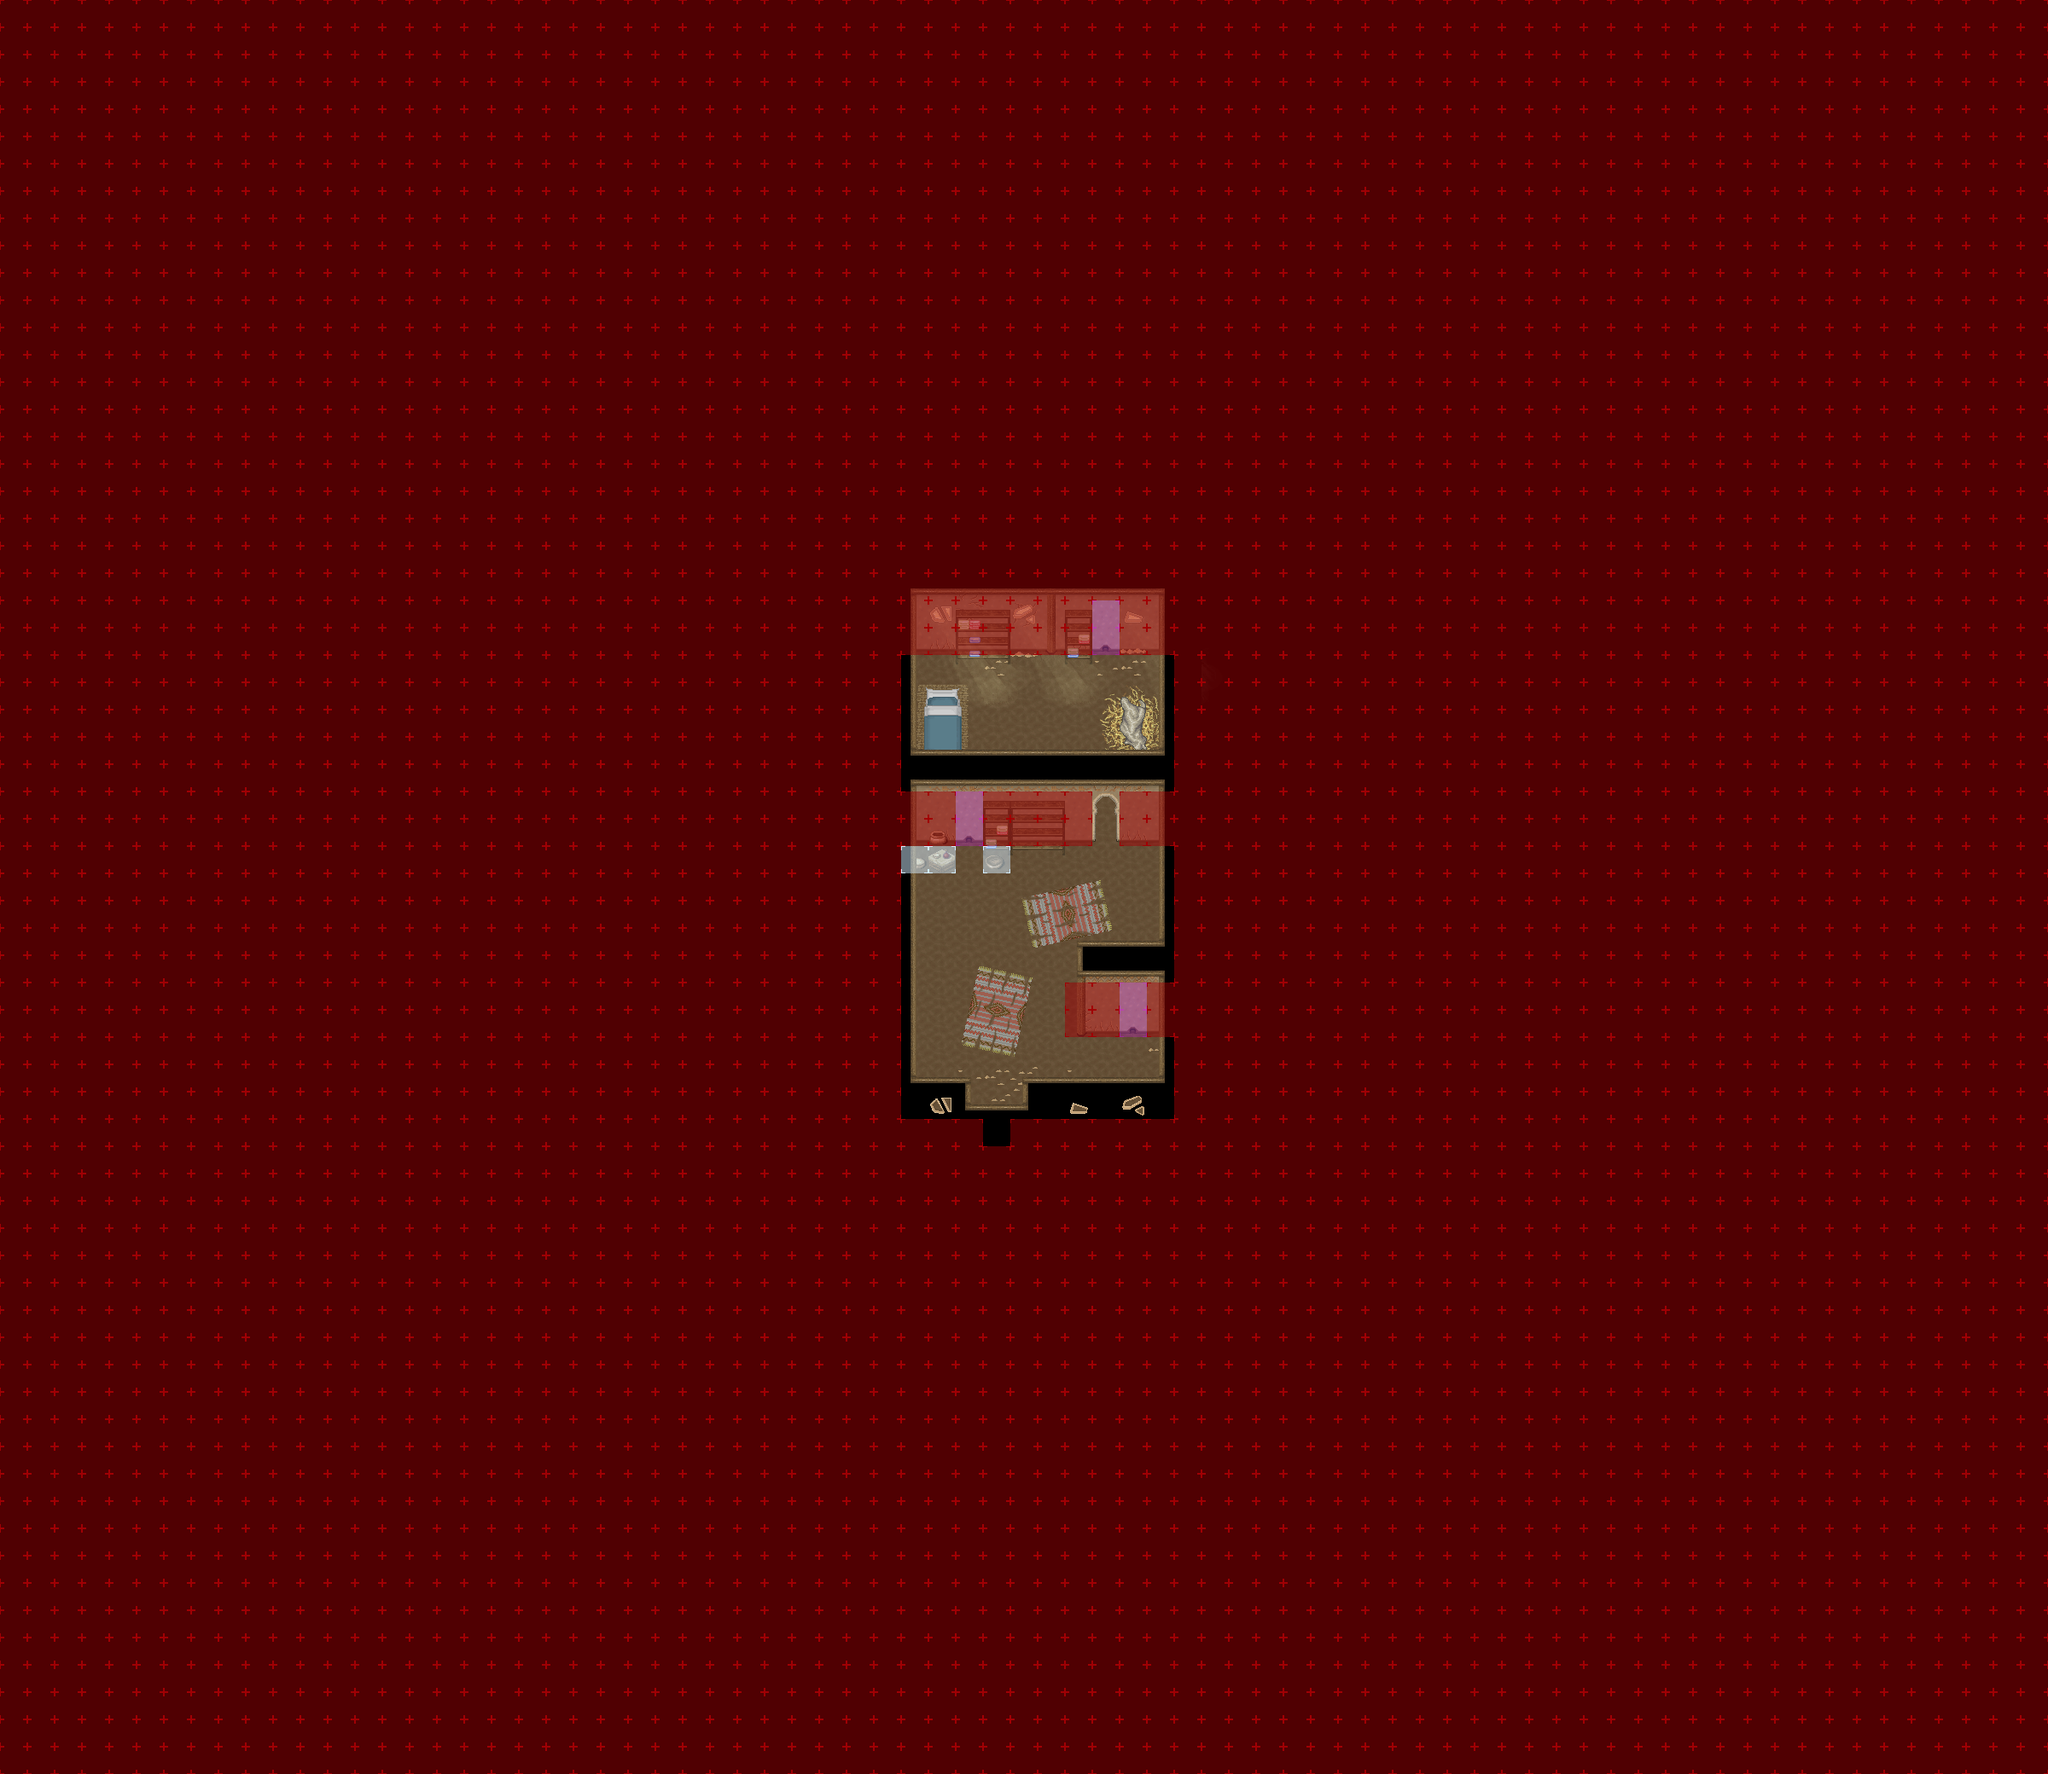

A 2D game scene composited from a Tiled map and its tileset images. What follows is a short description and the map's XML, with each tile layer's data collapsed to a summary:
An orthogonal 75x65 tile map with 32x32 px tiles, 9 tile layers (Ground, Ground 2, Ground 3, Fringe, ...), 11 tilesets and 4 objects (3x spawn, warp).

<map version="1.4" tiledversion="1.4.1" orientation="orthogonal" renderorder="right-down" compressionlevel="0" width="75" height="65" tilewidth="32" tileheight="32" infinite="0" nextlayerid="11" nextobjectid="20">
 <properties>
  <property name="license" value="CC BY-SA 3.0" />
  <property name="manaplus version" value="2" />
  <property name="minimap" value="graphics/minimaps/020-2-0.png" />
  <property name="music" value="faith.ogg" />
  <property name="name" value="Ratto Hut" />
 </properties>
 <tileset firstgid="1" name="Collision" tilewidth="32" tileheight="32" tilecount="9" columns="3">
  <image source="../graphics/tilesets/collision.png" width="96" height="96" />
 </tileset>
 <tileset firstgid="10" name="desert-ground" tilewidth="32" tileheight="32" tilecount="256" columns="16">
  <image source="../graphics/tilesets/desert-ground.png" width="512" height="512" />
 </tileset>
 <tileset firstgid="266" name="desert-accessory" tilewidth="32" tileheight="32" tilecount="128" columns="16">
  <image source="../graphics/tilesets/desert-accessory.png" width="512" height="256" />
 </tileset>
 <tileset firstgid="394" name="desert-hut-indoor" tilewidth="32" tileheight="32" tilecount="160" columns="16">
  <image source="../graphics/tilesets/desert-hut-indoor.png" width="512" height="320" />
 </tileset>
 <tileset firstgid="554" name="desert-hut-indoor-accessory-x1x2" tilewidth="32" tileheight="64" tilecount="32" columns="8">
  <image source="../graphics/tilesets/desert-hut-indoor-accessory-x1x2.png" width="256" height="256" />
 </tileset>
 <tileset firstgid="586" name="desert-hut-indoor-accessory-x1x3" tilewidth="32" tileheight="96" tilecount="27" columns="9">
  <image source="../graphics/tilesets/desert-hut-indoor-accessory-x1x3.png" width="288" height="288" />
 </tileset>
 <tileset firstgid="613" name="desert-hut-indoor-accessory" tilewidth="32" tileheight="32" tilecount="64" columns="8">
  <image source="../graphics/tilesets/desert-hut-indoor-accessory.png" width="256" height="256" />
 </tileset>
 <tileset firstgid="677" name="hurns-indoor-accessory" tilewidth="32" tileheight="32" tilecount="128" columns="8">
  <image source="../graphics/tilesets/hurns-indoor-accessory.png" width="256" height="512" />
 </tileset>
 <tileset firstgid="805" name="sunlight-x4x4" tilewidth="128" tileheight="128" tilecount="4" columns="4">
  <image source="../graphics/tilesets/sunlight-x4x4.png" width="512" height="128" />
  <tile id="0">
   <animation>
    <frame tileid="0" duration="5000" />
    <frame tileid="1" duration="200" />
    <frame tileid="2" duration="200" />
    <frame tileid="3" duration="500" />
    <frame tileid="2" duration="200" />
    <frame tileid="1" duration="200" />
   </animation>
  </tile>
  <tile id="1">
   <animation>
    <frame tileid="1" duration="100" />
    <frame tileid="0" duration="5000" />
    <frame tileid="1" duration="200" />
    <frame tileid="2" duration="200" />
    <frame tileid="3" duration="500" />
    <frame tileid="2" duration="200" />
    <frame tileid="1" duration="100" />
   </animation>
  </tile>
  <tile id="2">
   <animation>
    <frame tileid="1" duration="200" />
    <frame tileid="0" duration="5000" />
    <frame tileid="1" duration="200" />
    <frame tileid="2" duration="200" />
    <frame tileid="3" duration="500" />
    <frame tileid="2" duration="200" />
   </animation>
  </tile>
 </tileset>
 <tileset firstgid="809" name="level-number" tilewidth="32" tileheight="32" tilecount="16" columns="16">
  <image source="../graphics/tilesets/level-number.png" width="512" height="32" />
 </tileset>
 <tileset firstgid="825" name="desert-castle-indoor" tilewidth="32" tileheight="32" tilecount="512" columns="16">
  <image source="../graphics/tilesets/desert-castle-indoor.png" width="512" height="1024" />
 </tileset>
 <layer id="1" name="Ground" width="75" height="65">
  <data>[4875 cells, 4875 non-empty, 7 distinct tile ids]</data>
 </layer>
 <layer id="2" name="Ground 2" width="75" height="65">
  <data>[4875 cells, 86 non-empty, 58 distinct tile ids]</data>
 </layer>
 <layer id="3" name="Ground 3" width="75" height="65">
  <data>[4875 cells, 27 non-empty, 19 distinct tile ids]</data>
 </layer>
 <layer id="4" name="Fringe" width="75" height="65">
  <data>[4875 cells, 14 non-empty, 10 distinct tile ids]</data>
 </layer>
 <layer id="5" name="Over" width="75" height="65">
  <data>[4875 cells, 141 non-empty, 16 distinct tile ids]</data>
 </layer>
 <layer id="6" name="Over 2" width="75" height="65">
  <data>[4875 cells, 14 non-empty, 5 distinct tile ids]</data>
 </layer>
 <layer id="7" name="Over 3" width="75" height="65">
  <data>[4875 cells, 14 non-empty, 8 distinct tile ids]</data>
 </layer>
 <layer id="8" name="Collision" width="75" height="65">
  <data>[4875 cells, 4733 non-empty, 3 distinct tile ids]</data>
 </layer>
 <layer id="9" name="Heights" width="75" height="65">
  <data>[4875 cells, 0 non-empty, 0 distinct tile ids]</data>
 </layer>
 <objectgroup id="10" name="Object">
  <object id="14" name="To Tulimshar" type="warp" x="1152" y="1312" width="32" height="32">
   <properties>
    <property name="dest_map" value="020-1" />
    <property name="dest_x" value="169" />
    <property name="dest_y" value="136" />
   </properties>
  </object>
  <object id="16" name="Ratto" type="spawn" x="1280" y="704" width="32" height="32">
   <properties>
    <property name="death" value="10000" />
    <property name="max_beings" value="1" />
    <property name="monster_id" value="1005" />
    <property name="spawn" value="5000" />
   </properties>
  </object>
  <object id="17" name="Ratto" type="spawn" x="1120" y="928" width="32" height="32">
   <properties>
    <property name="death" value="10000" />
    <property name="max_beings" value="1" />
    <property name="monster_id" value="1005" />
    <property name="spawn" value="5000" />
   </properties>
  </object>
  <object id="19" name="Ratto" type="spawn" x="1312" y="1152" width="32" height="32">
   <properties>
    <property name="death" value="10000" />
    <property name="max_beings" value="1" />
    <property name="monster_id" value="1005" />
    <property name="spawn" value="5000" />
   </properties>
  </object>
 </objectgroup>
</map>
